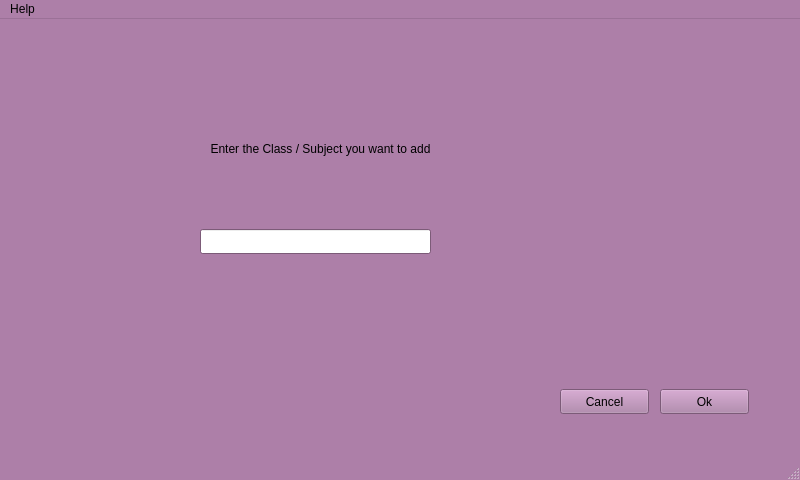
<?xml version="1.0" encoding="UTF-8"?>
<ui version="4.0">
 <class>AddClass</class>
 <widget class="QMainWindow" name="AddClass">
  <property name="geometry">
   <rect>
    <x>0</x>
    <y>0</y>
    <width>800</width>
    <height>480</height>
   </rect>
  </property>
  <property name="palette">
   <palette>
    <active>
     <colorrole role="WindowText">
      <brush brushstyle="SolidPattern">
       <color alpha="255">
        <red>0</red>
        <green>0</green>
        <blue>0</blue>
       </color>
      </brush>
     </colorrole>
     <colorrole role="Button">
      <brush brushstyle="SolidPattern">
       <color alpha="255">
        <red>173</red>
        <green>127</green>
        <blue>168</blue>
       </color>
      </brush>
     </colorrole>
     <colorrole role="Light">
      <brush brushstyle="SolidPattern">
       <color alpha="255">
        <red>255</red>
        <green>192</green>
        <blue>249</blue>
       </color>
      </brush>
     </colorrole>
     <colorrole role="Midlight">
      <brush brushstyle="SolidPattern">
       <color alpha="255">
        <red>214</red>
        <green>159</green>
        <blue>208</blue>
       </color>
      </brush>
     </colorrole>
     <colorrole role="Dark">
      <brush brushstyle="SolidPattern">
       <color alpha="255">
        <red>86</red>
        <green>63</green>
        <blue>84</blue>
       </color>
      </brush>
     </colorrole>
     <colorrole role="Mid">
      <brush brushstyle="SolidPattern">
       <color alpha="255">
        <red>115</red>
        <green>84</green>
        <blue>112</blue>
       </color>
      </brush>
     </colorrole>
     <colorrole role="Text">
      <brush brushstyle="SolidPattern">
       <color alpha="255">
        <red>0</red>
        <green>0</green>
        <blue>0</blue>
       </color>
      </brush>
     </colorrole>
     <colorrole role="BrightText">
      <brush brushstyle="SolidPattern">
       <color alpha="255">
        <red>255</red>
        <green>255</green>
        <blue>255</blue>
       </color>
      </brush>
     </colorrole>
     <colorrole role="ButtonText">
      <brush brushstyle="SolidPattern">
       <color alpha="255">
        <red>0</red>
        <green>0</green>
        <blue>0</blue>
       </color>
      </brush>
     </colorrole>
     <colorrole role="Base">
      <brush brushstyle="SolidPattern">
       <color alpha="255">
        <red>255</red>
        <green>255</green>
        <blue>255</blue>
       </color>
      </brush>
     </colorrole>
     <colorrole role="Window">
      <brush brushstyle="SolidPattern">
       <color alpha="255">
        <red>173</red>
        <green>127</green>
        <blue>168</blue>
       </color>
      </brush>
     </colorrole>
     <colorrole role="Shadow">
      <brush brushstyle="SolidPattern">
       <color alpha="255">
        <red>0</red>
        <green>0</green>
        <blue>0</blue>
       </color>
      </brush>
     </colorrole>
     <colorrole role="AlternateBase">
      <brush brushstyle="SolidPattern">
       <color alpha="255">
        <red>214</red>
        <green>191</green>
        <blue>211</blue>
       </color>
      </brush>
     </colorrole>
     <colorrole role="ToolTipBase">
      <brush brushstyle="SolidPattern">
       <color alpha="255">
        <red>255</red>
        <green>255</green>
        <blue>220</blue>
       </color>
      </brush>
     </colorrole>
     <colorrole role="ToolTipText">
      <brush brushstyle="SolidPattern">
       <color alpha="255">
        <red>0</red>
        <green>0</green>
        <blue>0</blue>
       </color>
      </brush>
     </colorrole>
     <colorrole role="PlaceholderText">
      <brush brushstyle="NoBrush">
       <color alpha="128">
        <red>0</red>
        <green>0</green>
        <blue>0</blue>
       </color>
      </brush>
     </colorrole>
    </active>
    <inactive>
     <colorrole role="WindowText">
      <brush brushstyle="SolidPattern">
       <color alpha="255">
        <red>0</red>
        <green>0</green>
        <blue>0</blue>
       </color>
      </brush>
     </colorrole>
     <colorrole role="Button">
      <brush brushstyle="SolidPattern">
       <color alpha="255">
        <red>173</red>
        <green>127</green>
        <blue>168</blue>
       </color>
      </brush>
     </colorrole>
     <colorrole role="Light">
      <brush brushstyle="SolidPattern">
       <color alpha="255">
        <red>255</red>
        <green>192</green>
        <blue>249</blue>
       </color>
      </brush>
     </colorrole>
     <colorrole role="Midlight">
      <brush brushstyle="SolidPattern">
       <color alpha="255">
        <red>214</red>
        <green>159</green>
        <blue>208</blue>
       </color>
      </brush>
     </colorrole>
     <colorrole role="Dark">
      <brush brushstyle="SolidPattern">
       <color alpha="255">
        <red>86</red>
        <green>63</green>
        <blue>84</blue>
       </color>
      </brush>
     </colorrole>
     <colorrole role="Mid">
      <brush brushstyle="SolidPattern">
       <color alpha="255">
        <red>115</red>
        <green>84</green>
        <blue>112</blue>
       </color>
      </brush>
     </colorrole>
     <colorrole role="Text">
      <brush brushstyle="SolidPattern">
       <color alpha="255">
        <red>0</red>
        <green>0</green>
        <blue>0</blue>
       </color>
      </brush>
     </colorrole>
     <colorrole role="BrightText">
      <brush brushstyle="SolidPattern">
       <color alpha="255">
        <red>255</red>
        <green>255</green>
        <blue>255</blue>
       </color>
      </brush>
     </colorrole>
     <colorrole role="ButtonText">
      <brush brushstyle="SolidPattern">
       <color alpha="255">
        <red>0</red>
        <green>0</green>
        <blue>0</blue>
       </color>
      </brush>
     </colorrole>
     <colorrole role="Base">
      <brush brushstyle="SolidPattern">
       <color alpha="255">
        <red>255</red>
        <green>255</green>
        <blue>255</blue>
       </color>
      </brush>
     </colorrole>
     <colorrole role="Window">
      <brush brushstyle="SolidPattern">
       <color alpha="255">
        <red>173</red>
        <green>127</green>
        <blue>168</blue>
       </color>
      </brush>
     </colorrole>
     <colorrole role="Shadow">
      <brush brushstyle="SolidPattern">
       <color alpha="255">
        <red>0</red>
        <green>0</green>
        <blue>0</blue>
       </color>
      </brush>
     </colorrole>
     <colorrole role="AlternateBase">
      <brush brushstyle="SolidPattern">
       <color alpha="255">
        <red>214</red>
        <green>191</green>
        <blue>211</blue>
       </color>
      </brush>
     </colorrole>
     <colorrole role="ToolTipBase">
      <brush brushstyle="SolidPattern">
       <color alpha="255">
        <red>255</red>
        <green>255</green>
        <blue>220</blue>
       </color>
      </brush>
     </colorrole>
     <colorrole role="ToolTipText">
      <brush brushstyle="SolidPattern">
       <color alpha="255">
        <red>0</red>
        <green>0</green>
        <blue>0</blue>
       </color>
      </brush>
     </colorrole>
     <colorrole role="PlaceholderText">
      <brush brushstyle="NoBrush">
       <color alpha="128">
        <red>0</red>
        <green>0</green>
        <blue>0</blue>
       </color>
      </brush>
     </colorrole>
    </inactive>
    <disabled>
     <colorrole role="WindowText">
      <brush brushstyle="SolidPattern">
       <color alpha="255">
        <red>86</red>
        <green>63</green>
        <blue>84</blue>
       </color>
      </brush>
     </colorrole>
     <colorrole role="Button">
      <brush brushstyle="SolidPattern">
       <color alpha="255">
        <red>173</red>
        <green>127</green>
        <blue>168</blue>
       </color>
      </brush>
     </colorrole>
     <colorrole role="Light">
      <brush brushstyle="SolidPattern">
       <color alpha="255">
        <red>255</red>
        <green>192</green>
        <blue>249</blue>
       </color>
      </brush>
     </colorrole>
     <colorrole role="Midlight">
      <brush brushstyle="SolidPattern">
       <color alpha="255">
        <red>214</red>
        <green>159</green>
        <blue>208</blue>
       </color>
      </brush>
     </colorrole>
     <colorrole role="Dark">
      <brush brushstyle="SolidPattern">
       <color alpha="255">
        <red>86</red>
        <green>63</green>
        <blue>84</blue>
       </color>
      </brush>
     </colorrole>
     <colorrole role="Mid">
      <brush brushstyle="SolidPattern">
       <color alpha="255">
        <red>115</red>
        <green>84</green>
        <blue>112</blue>
       </color>
      </brush>
     </colorrole>
     <colorrole role="Text">
      <brush brushstyle="SolidPattern">
       <color alpha="255">
        <red>86</red>
        <green>63</green>
        <blue>84</blue>
       </color>
      </brush>
     </colorrole>
     <colorrole role="BrightText">
      <brush brushstyle="SolidPattern">
       <color alpha="255">
        <red>255</red>
        <green>255</green>
        <blue>255</blue>
       </color>
      </brush>
     </colorrole>
     <colorrole role="ButtonText">
      <brush brushstyle="SolidPattern">
       <color alpha="255">
        <red>86</red>
        <green>63</green>
        <blue>84</blue>
       </color>
      </brush>
     </colorrole>
     <colorrole role="Base">
      <brush brushstyle="SolidPattern">
       <color alpha="255">
        <red>173</red>
        <green>127</green>
        <blue>168</blue>
       </color>
      </brush>
     </colorrole>
     <colorrole role="Window">
      <brush brushstyle="SolidPattern">
       <color alpha="255">
        <red>173</red>
        <green>127</green>
        <blue>168</blue>
       </color>
      </brush>
     </colorrole>
     <colorrole role="Shadow">
      <brush brushstyle="SolidPattern">
       <color alpha="255">
        <red>0</red>
        <green>0</green>
        <blue>0</blue>
       </color>
      </brush>
     </colorrole>
     <colorrole role="AlternateBase">
      <brush brushstyle="SolidPattern">
       <color alpha="255">
        <red>173</red>
        <green>127</green>
        <blue>168</blue>
       </color>
      </brush>
     </colorrole>
     <colorrole role="ToolTipBase">
      <brush brushstyle="SolidPattern">
       <color alpha="255">
        <red>255</red>
        <green>255</green>
        <blue>220</blue>
       </color>
      </brush>
     </colorrole>
     <colorrole role="ToolTipText">
      <brush brushstyle="SolidPattern">
       <color alpha="255">
        <red>0</red>
        <green>0</green>
        <blue>0</blue>
       </color>
      </brush>
     </colorrole>
     <colorrole role="PlaceholderText">
      <brush brushstyle="NoBrush">
       <color alpha="128">
        <red>0</red>
        <green>0</green>
        <blue>0</blue>
       </color>
      </brush>
     </colorrole>
    </disabled>
   </palette>
  </property>
  <property name="windowTitle">
   <string>Select concept</string>
  </property>
  <widget class="QWidget" name="centralwidget">
   <widget class="QPushButton" name="cancel_pb">
    <property name="geometry">
     <rect>
      <x>560</x>
      <y>370</y>
      <width>89</width>
      <height>25</height>
     </rect>
    </property>
    <property name="text">
     <string>Cancel</string>
    </property>
   </widget>
   <widget class="QLineEdit" name="concept_lineEdit">
    <property name="geometry">
     <rect>
      <x>200</x>
      <y>210</y>
      <width>231</width>
      <height>25</height>
     </rect>
    </property>
   </widget>
   <widget class="QLabel" name="mainLabel">
    <property name="geometry">
     <rect>
      <x>180</x>
      <y>120</y>
      <width>281</width>
      <height>21</height>
     </rect>
    </property>
    <property name="text">
     <string>&lt;html&gt;&lt;head/&gt;&lt;body&gt;&lt;p align=&quot;center&quot;&gt;Enter the Class / Subject you want to add&lt;/p&gt;&lt;/body&gt;&lt;/html&gt;</string>
    </property>
   </widget>
   <widget class="QPushButton" name="ok_pb">
    <property name="geometry">
     <rect>
      <x>660</x>
      <y>370</y>
      <width>89</width>
      <height>25</height>
     </rect>
    </property>
    <property name="text">
     <string>Ok</string>
    </property>
   </widget>
  </widget>
  <widget class="QMenuBar" name="menubar">
   <property name="geometry">
    <rect>
     <x>0</x>
     <y>0</y>
     <width>800</width>
     <height>26</height>
    </rect>
   </property>
   <widget class="QMenu" name="menuHelp">
    <property name="palette">
     <palette>
      <active>
       <colorrole role="WindowText">
        <brush brushstyle="SolidPattern">
         <color alpha="255">
          <red>0</red>
          <green>0</green>
          <blue>0</blue>
         </color>
        </brush>
       </colorrole>
       <colorrole role="Button">
        <brush brushstyle="SolidPattern">
         <color alpha="255">
          <red>173</red>
          <green>127</green>
          <blue>168</blue>
         </color>
        </brush>
       </colorrole>
       <colorrole role="Light">
        <brush brushstyle="SolidPattern">
         <color alpha="255">
          <red>255</red>
          <green>192</green>
          <blue>249</blue>
         </color>
        </brush>
       </colorrole>
       <colorrole role="Midlight">
        <brush brushstyle="SolidPattern">
         <color alpha="255">
          <red>214</red>
          <green>159</green>
          <blue>208</blue>
         </color>
        </brush>
       </colorrole>
       <colorrole role="Dark">
        <brush brushstyle="SolidPattern">
         <color alpha="255">
          <red>86</red>
          <green>63</green>
          <blue>84</blue>
         </color>
        </brush>
       </colorrole>
       <colorrole role="Mid">
        <brush brushstyle="SolidPattern">
         <color alpha="255">
          <red>115</red>
          <green>84</green>
          <blue>112</blue>
         </color>
        </brush>
       </colorrole>
       <colorrole role="Text">
        <brush brushstyle="SolidPattern">
         <color alpha="255">
          <red>0</red>
          <green>0</green>
          <blue>0</blue>
         </color>
        </brush>
       </colorrole>
       <colorrole role="BrightText">
        <brush brushstyle="SolidPattern">
         <color alpha="255">
          <red>255</red>
          <green>255</green>
          <blue>255</blue>
         </color>
        </brush>
       </colorrole>
       <colorrole role="ButtonText">
        <brush brushstyle="SolidPattern">
         <color alpha="255">
          <red>0</red>
          <green>0</green>
          <blue>0</blue>
         </color>
        </brush>
       </colorrole>
       <colorrole role="Base">
        <brush brushstyle="SolidPattern">
         <color alpha="255">
          <red>255</red>
          <green>255</green>
          <blue>255</blue>
         </color>
        </brush>
       </colorrole>
       <colorrole role="Window">
        <brush brushstyle="SolidPattern">
         <color alpha="255">
          <red>173</red>
          <green>127</green>
          <blue>168</blue>
         </color>
        </brush>
       </colorrole>
       <colorrole role="Shadow">
        <brush brushstyle="SolidPattern">
         <color alpha="255">
          <red>0</red>
          <green>0</green>
          <blue>0</blue>
         </color>
        </brush>
       </colorrole>
       <colorrole role="AlternateBase">
        <brush brushstyle="SolidPattern">
         <color alpha="255">
          <red>214</red>
          <green>191</green>
          <blue>211</blue>
         </color>
        </brush>
       </colorrole>
       <colorrole role="ToolTipBase">
        <brush brushstyle="SolidPattern">
         <color alpha="255">
          <red>255</red>
          <green>255</green>
          <blue>220</blue>
         </color>
        </brush>
       </colorrole>
       <colorrole role="ToolTipText">
        <brush brushstyle="SolidPattern">
         <color alpha="255">
          <red>0</red>
          <green>0</green>
          <blue>0</blue>
         </color>
        </brush>
       </colorrole>
       <colorrole role="PlaceholderText">
        <brush brushstyle="SolidPattern">
         <color alpha="128">
          <red>0</red>
          <green>0</green>
          <blue>0</blue>
         </color>
        </brush>
       </colorrole>
      </active>
      <inactive>
       <colorrole role="WindowText">
        <brush brushstyle="SolidPattern">
         <color alpha="255">
          <red>0</red>
          <green>0</green>
          <blue>0</blue>
         </color>
        </brush>
       </colorrole>
       <colorrole role="Button">
        <brush brushstyle="SolidPattern">
         <color alpha="255">
          <red>173</red>
          <green>127</green>
          <blue>168</blue>
         </color>
        </brush>
       </colorrole>
       <colorrole role="Light">
        <brush brushstyle="SolidPattern">
         <color alpha="255">
          <red>255</red>
          <green>192</green>
          <blue>249</blue>
         </color>
        </brush>
       </colorrole>
       <colorrole role="Midlight">
        <brush brushstyle="SolidPattern">
         <color alpha="255">
          <red>214</red>
          <green>159</green>
          <blue>208</blue>
         </color>
        </brush>
       </colorrole>
       <colorrole role="Dark">
        <brush brushstyle="SolidPattern">
         <color alpha="255">
          <red>86</red>
          <green>63</green>
          <blue>84</blue>
         </color>
        </brush>
       </colorrole>
       <colorrole role="Mid">
        <brush brushstyle="SolidPattern">
         <color alpha="255">
          <red>115</red>
          <green>84</green>
          <blue>112</blue>
         </color>
        </brush>
       </colorrole>
       <colorrole role="Text">
        <brush brushstyle="SolidPattern">
         <color alpha="255">
          <red>0</red>
          <green>0</green>
          <blue>0</blue>
         </color>
        </brush>
       </colorrole>
       <colorrole role="BrightText">
        <brush brushstyle="SolidPattern">
         <color alpha="255">
          <red>255</red>
          <green>255</green>
          <blue>255</blue>
         </color>
        </brush>
       </colorrole>
       <colorrole role="ButtonText">
        <brush brushstyle="SolidPattern">
         <color alpha="255">
          <red>0</red>
          <green>0</green>
          <blue>0</blue>
         </color>
        </brush>
       </colorrole>
       <colorrole role="Base">
        <brush brushstyle="SolidPattern">
         <color alpha="255">
          <red>255</red>
          <green>255</green>
          <blue>255</blue>
         </color>
        </brush>
       </colorrole>
       <colorrole role="Window">
        <brush brushstyle="SolidPattern">
         <color alpha="255">
          <red>173</red>
          <green>127</green>
          <blue>168</blue>
         </color>
        </brush>
       </colorrole>
       <colorrole role="Shadow">
        <brush brushstyle="SolidPattern">
         <color alpha="255">
          <red>0</red>
          <green>0</green>
          <blue>0</blue>
         </color>
        </brush>
       </colorrole>
       <colorrole role="AlternateBase">
        <brush brushstyle="SolidPattern">
         <color alpha="255">
          <red>214</red>
          <green>191</green>
          <blue>211</blue>
         </color>
        </brush>
       </colorrole>
       <colorrole role="ToolTipBase">
        <brush brushstyle="SolidPattern">
         <color alpha="255">
          <red>255</red>
          <green>255</green>
          <blue>220</blue>
         </color>
        </brush>
       </colorrole>
       <colorrole role="ToolTipText">
        <brush brushstyle="SolidPattern">
         <color alpha="255">
          <red>0</red>
          <green>0</green>
          <blue>0</blue>
         </color>
        </brush>
       </colorrole>
       <colorrole role="PlaceholderText">
        <brush brushstyle="SolidPattern">
         <color alpha="128">
          <red>0</red>
          <green>0</green>
          <blue>0</blue>
         </color>
        </brush>
       </colorrole>
      </inactive>
      <disabled>
       <colorrole role="WindowText">
        <brush brushstyle="SolidPattern">
         <color alpha="255">
          <red>86</red>
          <green>63</green>
          <blue>84</blue>
         </color>
        </brush>
       </colorrole>
       <colorrole role="Button">
        <brush brushstyle="SolidPattern">
         <color alpha="255">
          <red>173</red>
          <green>127</green>
          <blue>168</blue>
         </color>
        </brush>
       </colorrole>
       <colorrole role="Light">
        <brush brushstyle="SolidPattern">
         <color alpha="255">
          <red>255</red>
          <green>192</green>
          <blue>249</blue>
         </color>
        </brush>
       </colorrole>
       <colorrole role="Midlight">
        <brush brushstyle="SolidPattern">
         <color alpha="255">
          <red>214</red>
          <green>159</green>
          <blue>208</blue>
         </color>
        </brush>
       </colorrole>
       <colorrole role="Dark">
        <brush brushstyle="SolidPattern">
         <color alpha="255">
          <red>86</red>
          <green>63</green>
          <blue>84</blue>
         </color>
        </brush>
       </colorrole>
       <colorrole role="Mid">
        <brush brushstyle="SolidPattern">
         <color alpha="255">
          <red>115</red>
          <green>84</green>
          <blue>112</blue>
         </color>
        </brush>
       </colorrole>
       <colorrole role="Text">
        <brush brushstyle="SolidPattern">
         <color alpha="255">
          <red>86</red>
          <green>63</green>
          <blue>84</blue>
         </color>
        </brush>
       </colorrole>
       <colorrole role="BrightText">
        <brush brushstyle="SolidPattern">
         <color alpha="255">
          <red>255</red>
          <green>255</green>
          <blue>255</blue>
         </color>
        </brush>
       </colorrole>
       <colorrole role="ButtonText">
        <brush brushstyle="SolidPattern">
         <color alpha="255">
          <red>86</red>
          <green>63</green>
          <blue>84</blue>
         </color>
        </brush>
       </colorrole>
       <colorrole role="Base">
        <brush brushstyle="SolidPattern">
         <color alpha="255">
          <red>173</red>
          <green>127</green>
          <blue>168</blue>
         </color>
        </brush>
       </colorrole>
       <colorrole role="Window">
        <brush brushstyle="SolidPattern">
         <color alpha="255">
          <red>173</red>
          <green>127</green>
          <blue>168</blue>
         </color>
        </brush>
       </colorrole>
       <colorrole role="Shadow">
        <brush brushstyle="SolidPattern">
         <color alpha="255">
          <red>0</red>
          <green>0</green>
          <blue>0</blue>
         </color>
        </brush>
       </colorrole>
       <colorrole role="AlternateBase">
        <brush brushstyle="SolidPattern">
         <color alpha="255">
          <red>173</red>
          <green>127</green>
          <blue>168</blue>
         </color>
        </brush>
       </colorrole>
       <colorrole role="ToolTipBase">
        <brush brushstyle="SolidPattern">
         <color alpha="255">
          <red>255</red>
          <green>255</green>
          <blue>220</blue>
         </color>
        </brush>
       </colorrole>
       <colorrole role="ToolTipText">
        <brush brushstyle="SolidPattern">
         <color alpha="255">
          <red>0</red>
          <green>0</green>
          <blue>0</blue>
         </color>
        </brush>
       </colorrole>
       <colorrole role="PlaceholderText">
        <brush brushstyle="SolidPattern">
         <color alpha="128">
          <red>0</red>
          <green>0</green>
          <blue>0</blue>
         </color>
        </brush>
       </colorrole>
      </disabled>
     </palette>
    </property>
    <property name="title">
     <string>Help</string>
    </property>
   </widget>
   <addaction name="menuHelp"/>
  </widget>
  <widget class="QStatusBar" name="statusbar"/>
 </widget>
 <resources/>
 <connections/>
</ui>
